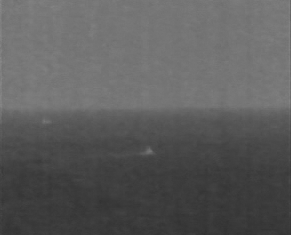
%> input picture SDT-Rlease(Keren)/SDT-Rlease/test_img/paper10.bmp, 291 x 235 px; its folder holds only this picture in this run
$ octave SDT_Main.m   (GNU Octave 9; MATLAB toolbox functions it lacks are replaced by stand-ins)
%> lines starting %> are read from the running program, lines starting %| are printed output that depends on the picture
%> further down, Im is the input picture: size 235x291 uint8; min 48, max 138, mean 92.1
### SDT-Rlease(Keren)/SDT-Rlease/SDT_Detection.m
function [info_record]=SDT_Detection(Im,para)
Outer_R=para.Outer_R;  %Outter window radius
Entire_R=para.Entire_R;%Marginal window radius
Inner_R=para.Inner_R;  %Inner window radius
TO=para.TO;      %overshot threshold
ST=para.ST;     %confidence ratio threshold
Polar_R=para.Polar_R;%local range for speedup;
Enable_Speedup=para.Enable_Speedup; %1/0

%%----------------------Pre-processing----------------------------%%
Im=1-(Im-min(Im(:)))/(max(Im(:))-min(Im(:)));
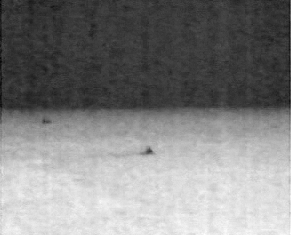
%> Im: size 235x291 double; min 0, max 1, mean 0.51
[ImSizeY,ImSizeX] = size(Im);
%> ImSizeY = 235; ImSizeX = 291
%%----------------------Initialization----------------------------%%
DecisionMap = zeros(ImSizeY,ImSizeX);
SizeMap = zeros(ImSizeY,ImSizeX);
ScoreMap = zeros(ImSizeY,ImSizeX);
 %% for each sliding window
for i = Entire_R+1 : ImSizeY-Entire_R
    for j = Entire_R+1 : ImSizeX-Entire_R

          Sub_img=Im(i-Entire_R:i+Entire_R,j-Entire_R:j+Entire_R);%entire patch with marginal window size

          LocalDifference=Sub_img(1+Entire_R-Polar_R:1+Entire_R+Polar_R,1+Entire_R-Polar_R:1+Entire_R+Polar_R)-Sub_img(1+Entire_R,1+Entire_R);%for speedup

          Outter_Patch=Im(i-Outer_R:i+Outer_R,j-Outer_R:j+Outer_R);%for background estimation

          Marginal_Average=(sum(Sub_img(:))-sum(Outter_Patch(:)))/(4*(Entire_R-Outer_R)*(Entire_R+Outer_R+1));%background estimation

%           T=min([Im(i,j)-TO/255,(Im(i,j)+Marginal_Average)/2]);%local threshold
         T=Im(i,j)-TO/255;
          B=Sub_img>=T;%binarizing threshold

          if (~Enable_Speedup)||max(LocalDifference(:))==0%whether need speedup

                  Label=bwlabel(B,8);%direct connectivity found (instead of region growing)

                  center_label=Label(1+Entire_R,1+Entire_R);%find central label

                  Label=(Label==center_label);%find region containing central label

                %% Condition (i)
                  Label_Inner=Label(1+Entire_R-Inner_R:1+Entire_R+Inner_R,1+Entire_R-Inner_R:1+Entire_R+Inner_R);%内窗口

                  if sum(Label_Inner(:))==(2*Inner_R+1)^2
                      Condition_Inner=1;
                  else
                      Condition_Inner=0;
                  end
                %% Condition (ii)
                  Label_Outter=Label;
                  Label_Outter(1+Entire_R-Outer_R:1+Entire_R+Outer_R,1+Entire_R-Outer_R:1+Entire_R+Outer_R)=0;%外窗口
                  if max(Label_Outter(:))==0
                      Condition_Outer=1;
                  else
                      Condition_Outer=0;
                  end

                %% Condition (i) & (ii)
                  if Condition_Inner==1&&Condition_Outer==1

                      DecisionMap(i ,j)=1;
                   %% Shrink outter window and dilate inner window
                      for Actual_Outer_R=Outer_R:-1:0
                          Label_Outter=Label;
                          Label_Outter(1+Entire_R-Actual_Outer_R:1+Entire_R+Actual_Outer_R,1+Entire_R-Actual_Outer_R:1+Entire_R+Actual_Outer_R)=0;
                          if max(Label_Outter(:))==1
                              break
                          end
                      end
                    %% Obtain actual size
                      SizeMap(i,j)=Actual_Outer_R+1;
                    %% Obtain contrast score
                      ScoreMap(i,j)=Im(i,j)-Marginal_Average;
                  else
                      DecisionMap(i ,j)=0;
                      ScoreMap(i,j)=0;
                  end
          else
              DecisionMap(i,j)=0;
              ScoreMap(i,j)=0;
          end
    end
end
%> DecisionMap: size 235x291 double; every value is 0
%> after the loop, Condition_Inner = 1; Condition_Outer = 0; Label_Inner = true; center_label = 1

%%------------------------Post-processing----------------------------%%
label_map=bwlabel(DecisionMap);%8-neighbor connectivity region
Target_number=max(label_map(:));% region number
%> Target_number = 0
ScoreMap=ScoreMap/max(ScoreMap(:));%normalize to have maximum 1
%> ScoreMap: size 235x291 double; every value is NaN or infinite

info_record=[];
if Target_number~=0
    for i=1:1:Target_number
        index=find(label_map==i);
        actual_size=min(SizeMap(index));%actual size
        actual_score=max(ScoreMap(index));        %acutal score
        if actual_score>ST %record target with score>ST
            point_number=length(index);
            spx=0;
            spy=0;
            for j=1:1:point_number
                point_index=index(j);
                px=ceil(point_index/ImSizeY);
                py=point_index-(px-1)*ImSizeY;
                spx=spx+px;
                spy=spy+py;
            end
            spy=round(spy/point_number);
            spx=round(spx/point_number);

            info_record=[info_record;spy,spx,actual_size,actual_score];
        end
    end
end

end

### SDT-Rlease(Keren)/SDT-Rlease/SDT_Main.m
clear all;
close all;
clc;
%%-------------------------Note------------------------------%%
%File:SDT detection software
%Paper: Effective Small Dim Target Detection by Local Connectedness Constrains
%Author: Keren Fu
%%----------------------Parameter setting------------------------%%
para.Outer_R=6;  %Outter window radius
para.Entire_R=para.Outer_R+2;%Marginal window radius
para.Inner_R=0;  %Inner window radius
para.TO=40;      %overshot threshold
para.ST=0.5;     %confidence ratio threshold
para.Polar_R=round(para.Outer_R/2);%local range for speedup;
para.Enable_Speedup=1; %1/0
%%----------------------input path------------------------------%%
input_path =  'test_img\';
output_path = './result/';
abc_filelist = dir([input_path '/*.bmp']);
len = length(abc_filelist);

 %% begin for each image
for Pix=1:len
string_file=abc_filelist(Pix).name;
disp(['processing the ' num2str(Pix),'th input: ',string_file]);
Im = imread([input_path string_file]);
if size(Im,3)==3
   Im= double(rgb2gray(Im))/255;
else
   Im= double(Im)/255;
end

%%------------------------SDT detection----------------------------%%

[info_record]=SDT_Detection(Im,para);
%> info_record = []

%%------------------------draw-rectangle----------------------------%%
Target_On_Im=repmat(Im,[1,1,3]);% draw target on image
if isempty(info_record)~=1
    target_number=length(info_record(:,1));
    for i=1:1:target_number
        spy=info_record(i,1);
        spx=info_record(i,2);
        actual_size=info_record(i,3);

        Target_On_Im(spy-para.Outer_R:spy+para.Outer_R,spx-para.Outer_R,:)=repmat(reshape([1,0,0],[1 1 3]),[2*(para.Outer_R)+1,1]);
        Target_On_Im(spy-para.Outer_R:spy+para.Outer_R,spx+para.Outer_R,:)=repmat(reshape([1,0,0],[1 1 3]),[2*para.Outer_R+1,1]);
        Target_On_Im(spy-para.Outer_R,spx-para.Outer_R:spx+para.Outer_R,:)=repmat(reshape([1,0,0],[1 1 3]),[1,2*para.Outer_R+1]);
        Target_On_Im(spy+para.Outer_R,spx-para.Outer_R:spx+para.Outer_R,:)=repmat(reshape([1,0,0],[1 1 3]),[1,2*para.Outer_R+1]);

        Target_On_Im(spy-actual_size:spy+actual_size,spx-actual_size,:)=repmat(reshape([0,1,0],[1 1 3]),[2*actual_size+1,1]);
        Target_On_Im(spy-actual_size:spy+actual_size,spx+actual_size,:)=repmat(reshape([0,1,0],[1 1 3]),[2*actual_size+1,1]);
        Target_On_Im(spy-actual_size,spx-actual_size:spx+actual_size,:)=repmat(reshape([0,1,0],[1 1 3]),[1,2*actual_size+1]);
        Target_On_Im(spy+actual_size,spx-actual_size:spx+actual_size,:)=repmat(reshape([0,1,0],[1 1 3]),[1,2*actual_size+1]);
    end
end
%%------------------------show-score----------------------------%%
figure(1);
imshow([Target_On_Im,repmat(Im,[1,1,3])],[0 1]);
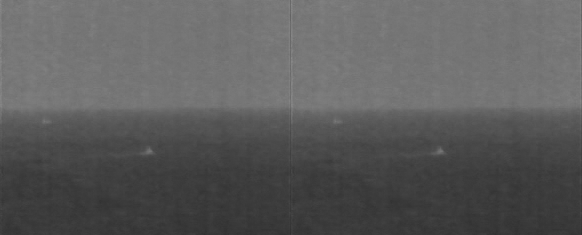
%> displayed picture: size 235x582x3, on the screen's scale of 0 to 255; min 48, max 138, mean 92.1
if isempty(info_record)~=1
    for i=1:1:target_number
        spy=info_record(i,1);
        spx=info_record(i,2);
        score=info_record(i,4);
        text(spx,spy-para.Entire_R, num2str(score));
    end
end

saveas(gcf,strcat(output_path,string_file(1:end-4),'_score.png'));%save image with scores on it
end

$ run again, on SDT-Rlease(Keren)/SDT-Rlease/test_img/paper4.bmp
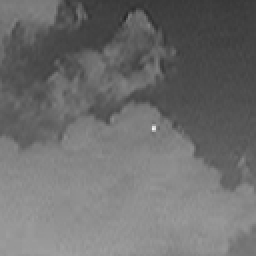
%> input picture SDT-Rlease(Keren)/SDT-Rlease/test_img/paper4.bmp, 128 x 128 px (shown 2 times larger)
%> Im is the input picture: size 128x128 uint8; min 40, max 242, mean 110
%> in SDT_Detection, `Im=1-(Im-min(Im(:)))/(max(Im(:))-min(Im(:)));`:
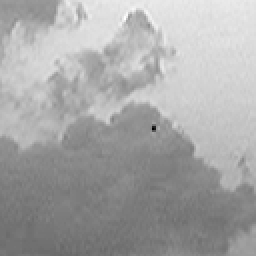
%> Im: size 128x128 double (shown 2 times larger); min 0, max 1, mean 0.653
%> after the loop in SDT_Detection, `for i = Entire_R+1 : ImSizeY-Entire_R`: Condition_Inner = 1; Condition_Outer = 0; Label_Inner = true; center_label = 1
%> Target_number = 0
%> ScoreMap: size 128x128 double; every value is NaN or infinite
%> info_record = []
%> `imshow([Target_On_Im,repmat(Im,[1,1,3])],[0 1]);`:
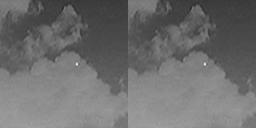
%> displayed picture: size 128x256x3, on the screen's scale of 0 to 255; min 40, max 242, mean 110
